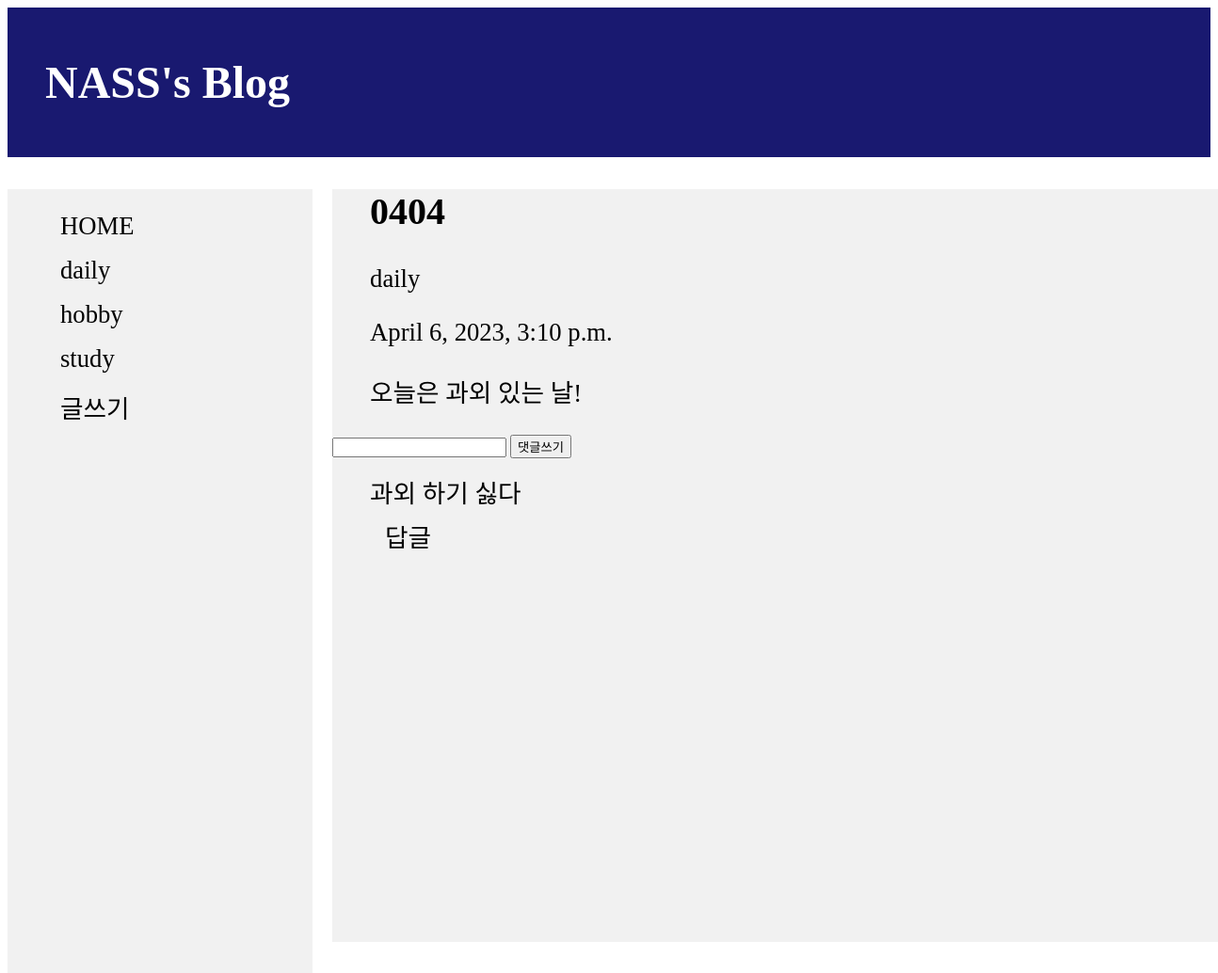
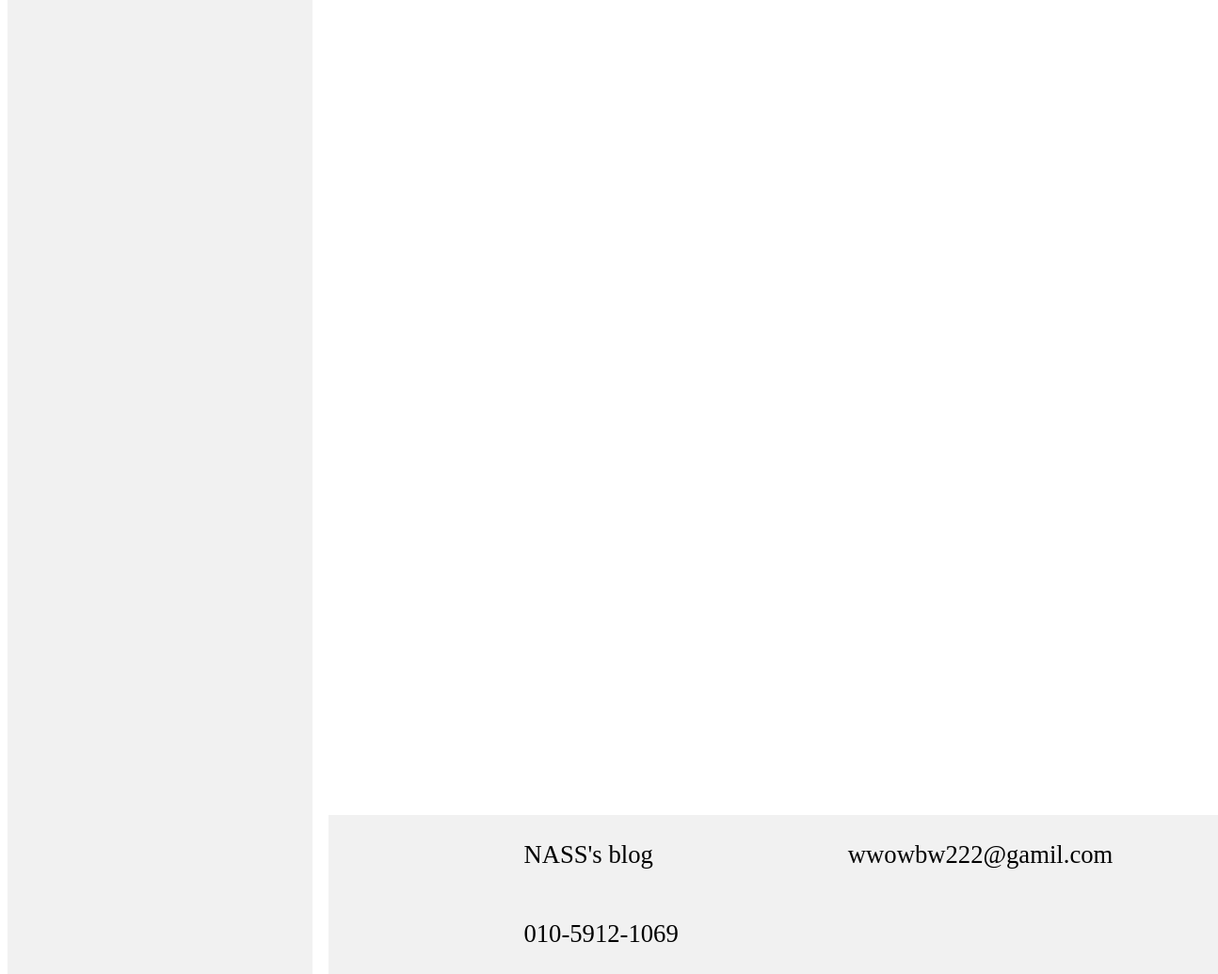
Page /detail/1/ on the committed database (2 pictures, top to bottom).
### myblogApp/models.py (models this page shows, shortened)
class Article(models.Model):
    title = models.CharField(max_length=200)
    content = models.TextField()
    category = models.CharField(max_length=50, default="")
    date = models.DateTimeField(default=datetime.now())

class Comment(models.Model):
    article=models.ForeignKey(Article, on_delete=models.CASCADE, related_name='comments')
    content=models.TextField()

### myblogApp/views.py (the view, shortened to what this page needs)
# urls.py: path("detail/<int:list_id>/", views.detail, name='detail'),
def detail(request, list_id):
    article = Article.objects.get(pk=list_id)
    categorys = ['daily', 'hobby', 'study']
    return render(request, 'detail.html', {'article': article, 'categorys': categorys})

### myblogApp/templates/detail.html (shortened to what this page needs)
{% extends 'base.html' %}
{% block css %}
{% load static %}
<link rel="stylesheet" type="text/css" href="{% static 'detail.css' %}" />
{% endblock %}
{% block content %}
<header>
    <h1>NASS's Blog</h1>
</header>
<main>
    <div class="menu">
        <div class="category">
            <ul>
                <li><a href="{% url 'home' %}">HOME</a></li>
                {% for category in categorys %}
                <li><a href="{% url 'list' category %}">{{ category }}</a></li>
                {% endfor %}
                <li><a href="{% url 'new' %}">글쓰기</a></li>
            </ul>
        </div>
    </div>
    <div class="content">
        <ul>
            <li>
                <h2>{{ article.title }}</h2>
                <span>{{ article.category }}</span>
                <p class="date">{{ article.date }}</p>
                <p>{{ article.content }}</p>
            </li>
        </ul>
        <form action="" method="post">
            <input type="text" name="content">
            <button type="sumbit">댓글쓰기</button>
        </form>
        <ul>
            {% for comment in article.comments.all %}
            <li>
                <span>{{ comment.content }}</span>
                <a href="{% url 'recomment' article.id comment.id %}">답글</a>
            </li>
            {% endfor %}
        </ul>
    </div>
</main>
{% endblock %}

### myblogApp/static/detail.css (style rules this page uses)
header { background-color: #191970; margin-top: 0; padding: 20px 20px 20px 40px; position: sticky; }
header h1 { color: #ffffff; font-size: 36pt; text-decoration: none; }
.menu { list-style-type: none; margin: 0; padding: 0; width: 25%; background-color: #f1f1f1; position: fixed; height: 100%; overflow: auto; }
li a { display: block; color: #000; padding: 8px 16px; text-decoration: none; }
li { font-size: 20pt; list-style-type: none; }
.content { background-color: #f1f1f1; width: 80%; left: 27%; position: relative; height: 800px; }

### rows in the picture
Article: title "0404", category "daily", date "April 6, 2023, 3:10 p.m.", content "오늘은 과외 있는 날!"
Comment: content "과외 하기 싫다"

### other values in the picture
{{ category }} "daily" "hobby" "study"
